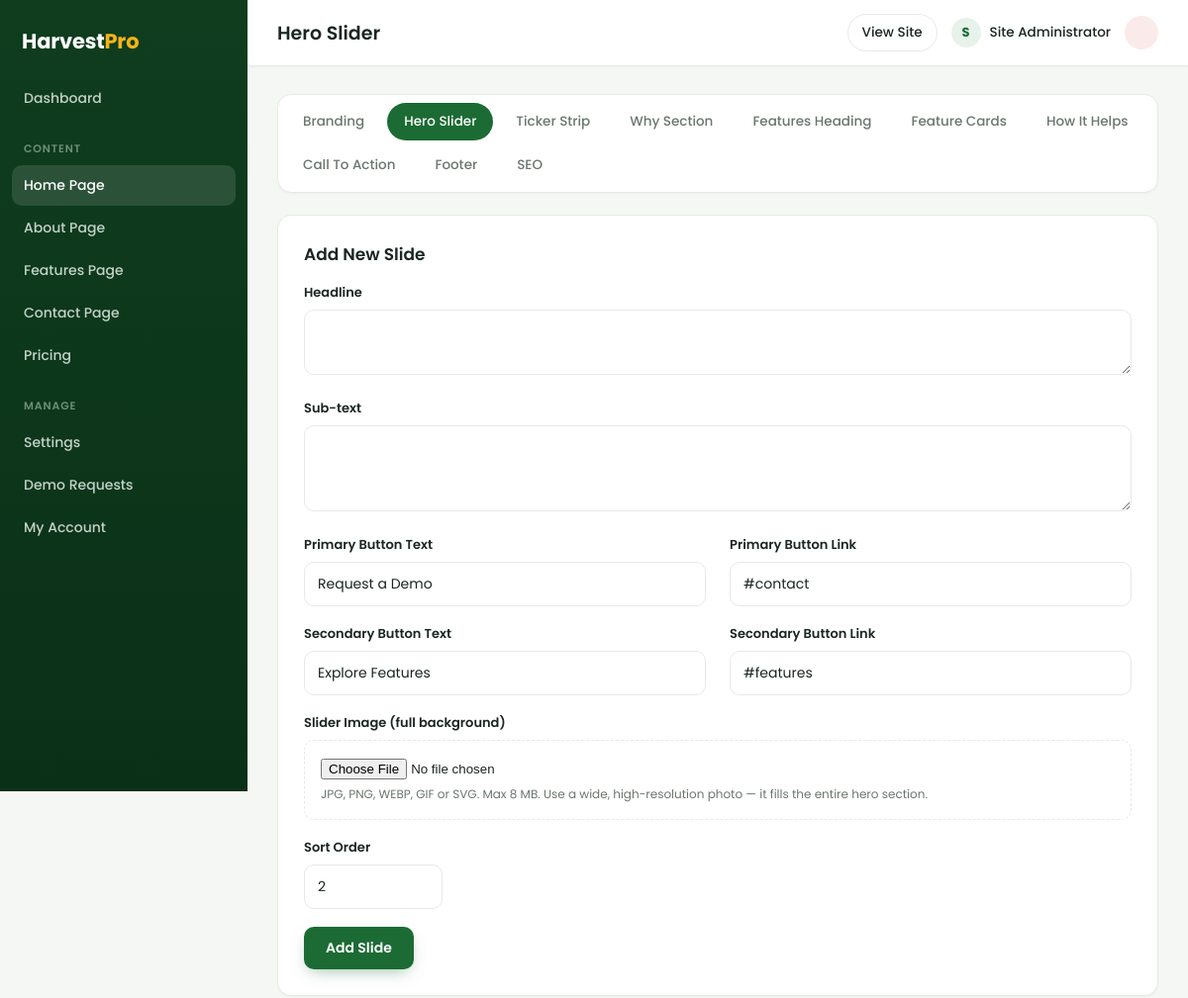
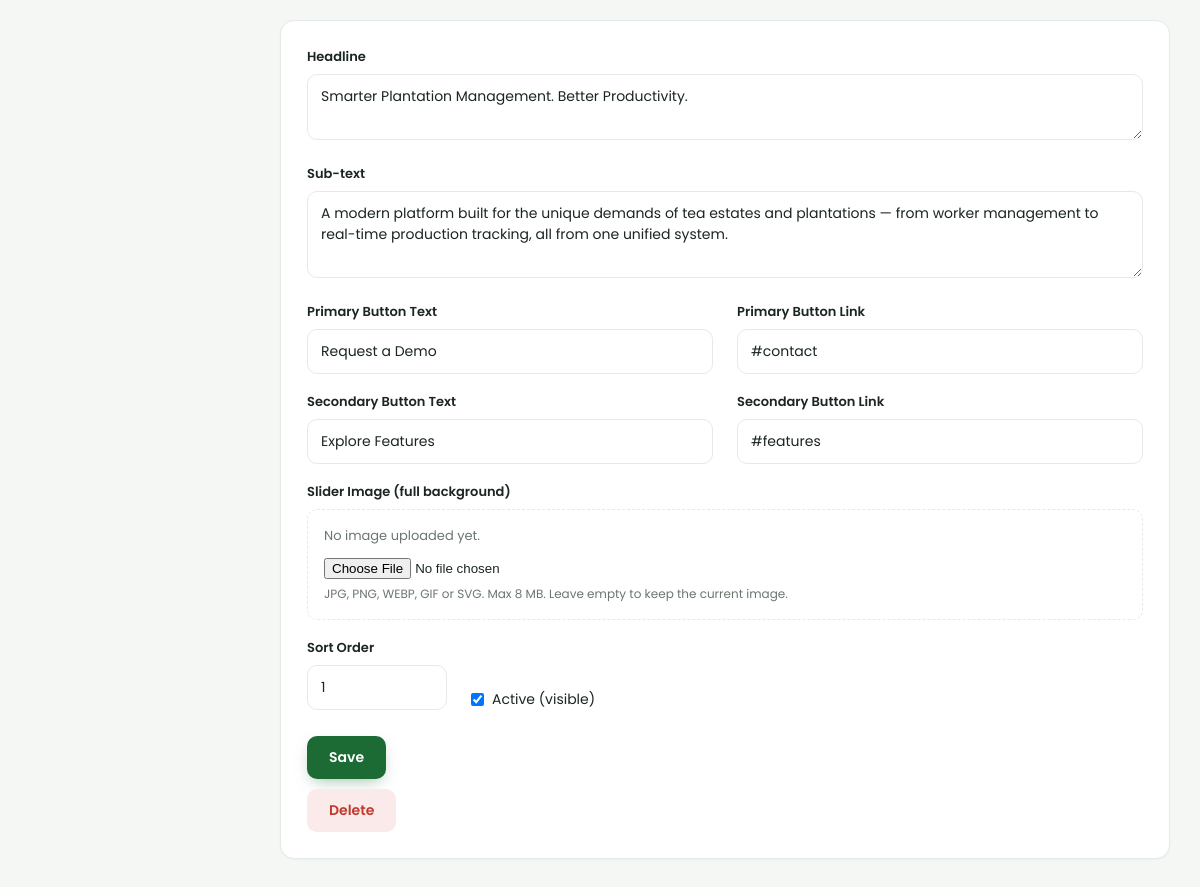
Page /admin/hero-slides.php (signed in) on the committed database (2 pictures, top to bottom).
### tables this page shows
CREATE TABLE IF NOT EXISTS `hero_slides` (
  `id` INT(11) NOT NULL AUTO_INCREMENT,
  `headline` VARCHAR(255) NOT NULL DEFAULT '',
  `subtext` TEXT DEFAULT NULL,
  `btn1_text` VARCHAR(100) DEFAULT NULL,
  `btn1_link` VARCHAR(255) DEFAULT NULL,
  `btn2_text` VARCHAR(100) DEFAULT NULL,
  `btn2_link` VARCHAR(255) DEFAULT NULL,
  `image` VARCHAR(255) DEFAULT NULL,
  `sort_order` INT(11) NOT NULL DEFAULT 0,
  `is_active` TINYINT(1) NOT NULL DEFAULT 1,
  PRIMARY KEY (`id`)
);

### includes/functions.php (called while the page is built, shortened)
<?php
function e(?string $value): string
{
    return htmlspecialchars((string)$value, ENT_QUOTES, 'UTF-8');
}
    ?>

### admin/auth.php (called while the page is built, shortened)
<?php
require_once dirname(__DIR__) . '/includes/functions.php';
function current_admin(): ?array
{
    global $pdo;
    $stmt = $pdo->prepare("SELECT * FROM admins WHERE id = ?");
    $stmt->execute([$_SESSION['admin_id']]);
    return $stmt->fetch() ?: null;
}

### admin/hero-slides.php (the view, shortened to what this page needs)
<?php
require_once __DIR__ . '/auth.php';
$slides = $pdo->query("SELECT * FROM hero_slides ORDER BY sort_order ASC, id ASC")->fetchAll();
$pageTitle = 'Hero Slider';
$page = 'hero_slides';
require __DIR__ . '/header.php';
require __DIR__ . '/homepage-tabs.php';
?>
<div class="a-card">
  <h2 class="a-card-title">Add New Slide</h2>
  <form method="post" enctype="multipart/form-data">
    <div class="a-field"><label>Headline</label><textarea name="headline" rows="2" required></textarea></div>
    <div class="a-field"><label>Sub-text</label><textarea name="subtext" rows="3"></textarea></div>
    <div class="a-row">
      <div class="a-field" style="flex:1"><label>Primary Button Text</label><input type="text" name="btn1_text" value="Request a Demo"></div>
      <div class="a-field" style="flex:1"><label>Primary Button Link</label><input type="text" name="btn1_link" value="#contact"></div>
    </div>
    <div class="a-row">
      <div class="a-field" style="flex:1"><label>Secondary Button Text</label><input type="text" name="btn2_text" value="Explore Features"></div>
      <div class="a-field" style="flex:1"><label>Secondary Button Link</label><input type="text" name="btn2_link" value="#features"></div>
    </div>
    <div class="a-field">
      <label>Slider Image (full background)</label>
      <div class="a-image-field">
        <input type="file" name="image" accept="image/*">
        <small class="a-help">JPG, PNG, WEBP, GIF or SVG. Max 8 MB. Use a wide, high-resolution photo — it fills the entire hero section.</small>
      </div>
    </div>
    <div class="a-field" style="max-width:140px"><label>Sort Order</label><input type="number" name="sort_order" value="<?= count($slides)+1 ?>"></div>
    <button class="a-btn a-btn-primary"><?= admin_icon('plus', 16) ?> Add Slide</button>
  </form>
</div>
<?php foreach ($slides as $s): ?>
  <div class="a-card">
    <form method="post" enctype="multipart/form-data">
      <div class="a-field"><label>Headline</label><textarea name="headline" rows="2" required><?= e($s['headline']) ?></textarea></div>
      <div class="a-field"><label>Sub-text</label><textarea name="subtext" rows="3"><?= e($s['subtext']) ?></textarea></div>
      <div class="a-row">
        <div class="a-field" style="flex:1"><label>Primary Button Text</label><input type="text" name="btn1_text" value="<?= e($s['btn1_text']) ?>"></div>
        <div class="a-field" style="flex:1"><label>Primary Button Link</label><input type="text" name="btn1_link" value="<?= e($s['btn1_link']) ?>"></div>
      </div>
      <div class="a-row">
        <div class="a-field" style="flex:1"><label>Secondary Button Text</label><input type="text" name="btn2_text" value="<?= e($s['btn2_text']) ?>"></div>
        <div class="a-field" style="flex:1"><label>Secondary Button Link</label><input type="text" name="btn2_link" value="<?= e($s['btn2_link']) ?>"></div>
      </div>
      <div class="a-field">
        <label>Slider Image (full background)</label>
        <div class="a-image-field">
          <?php if ($s['image']): ?>
            <div class="a-thumb">
              <img src="<?= e(resolve_image_url($s['image'])) ?>" alt="">
              <label class="a-remove"><input type="checkbox" name="remove_image_<?= (int)$s['id'] ?>" value="1"> Remove</label>
            </div>
          <?php else: ?>
            <span class="a-noimg">No image uploaded yet.</span>
          <?php endif; ?>
          <input type="file" name="image_<?= (int)$s['id'] ?>" accept="image/*">
          <small class="a-help">JPG, PNG, WEBP, GIF or SVG. Max 8 MB. Leave empty to keep the current image.</small>
        </div>
      </div>
      <div class="a-row">
        <div class="a-field" style="max-width:140px"><label>Sort Order</label><input type="number" name="sort_order" value="<?= (int)$s['sort_order'] ?>"></div>
        <label class="a-check"><input type="checkbox" name="is_active" <?= $s['is_active']?'checked':'' ?>> Active (visible)</label>
      </div>
      <div class="a-actions">
        <button class="a-btn a-btn-primary" type="submit">Save</button>
      </div>
    </form>
    <form method="post" onsubmit="return confirm('Delete this slide?');" style="margin-top:10px">
      <button class="a-btn a-btn-danger" type="submit"><?= admin_icon('trash', 16) ?> Delete</button>
    </form>
  </div>
<?php endforeach; ?>
<?php require __DIR__ . '/footer.php'; ?>

### admin/header.php (shortened to what this page needs)
<?php
require_once __DIR__ . '/auth.php';
$admin = current_admin();
$page  = $page ?? '';
?>
<!DOCTYPE html>
<html lang="en">
<head>
<link rel="stylesheet" href="assets/admin.css">
</head>
<body>
<div class="a-layout">
  <aside class="a-sidebar" id="aSidebar">
    <div class="a-logo">Harvest<span>Pro</span></div>
    <nav class="a-nav">
      <a href="index.php" class="<?= $page==='dashboard'?'active':'' ?>"><?= admin_icon('dashboard') ?> Dashboard</a>
      <p class="a-nav-label">Content</p>
      <a href="section.php?g=branding" class="<?= in_array($page, HOMEPAGE_TABS, true)?'active':'' ?>"><?= admin_icon('home') ?> Home Page</a>
      <a href="section.php?g=about_banner" class="<?= in_array($page, ABOUT_TABS, true)?'active':'' ?>"><?= admin_icon('info') ?> About Page</a>
      <a href="section.php?g=features_banner" class="<?= in_array($page, FEATURES_PAGE_TABS, true)?'active':'' ?>"><?= admin_icon('layers') ?> Features Page</a>
      <a href="section.php?g=contact_banner" class="<?= in_array($page, CONTACT_TABS, true)?'active':'' ?>"><?= admin_icon('pin') ?> Contact Page</a>
      <a href="price.php" class="<?= $page==='price'?'active':'' ?>"><?= admin_icon('tag') ?> Pricing</a>
      <p class="a-nav-label">Manage</p>
      <a href="settings.php" class="<?= $page==='settings'?'active':'' ?>"><?= admin_icon('settings') ?> Settings</a>
      <a href="requests.php" class="<?= $page==='requests'?'active':'' ?>"><?= admin_icon('inbox') ?> Demo Requests</a>
      <a href="account.php" class="<?= $page==='account'?'active':'' ?>"><?= admin_icon('user') ?> My Account</a>
    </nav>
  </aside>
  <div class="a-main">
    <header class="a-topbar">
      <h1><?= e($pageTitle ?? 'Dashboard') ?></h1>
      <div class="a-top-right">
        <a href="../" target="_blank" class="a-view-site"><?= admin_icon('external', 16) ?> View Site</a>
        <span class="a-user-chip">
          <span class="a-user-avatar"><?= e(strtoupper(substr($admin['full_name'] ?: $admin['username'], 0, 1))) ?></span>
          <span class="a-user"><?= e($admin['full_name'] ?: $admin['username']) ?></span>
        </span>
        <a href="logout.php" class="a-logout"><?= admin_icon('logout', 16) ?></a>
      </div>
    </header>
    <main class="a-content">

### admin/homepage-tabs.php
<?php
$homepageTabs = [
    ['key' => 'branding',      'label' => 'Branding',         'href' => 'section.php?g=branding'],
    ['key' => 'hero_slides',   'label' => 'Hero Slider',      'href' => 'hero-slides.php'],
    ['key' => 'ticker',        'label' => 'Ticker Strip',     'href' => 'section.php?g=ticker'],
    ['key' => 'why',           'label' => 'Why Section',      'href' => 'section.php?g=why'],
    ['key' => 'features_head', 'label' => 'Features Heading', 'href' => 'section.php?g=features'],
    ['key' => 'features',      'label' => 'Feature Cards',    'href' => 'features.php'],
    ['key' => 'how',           'label' => 'How It Helps',     'href' => 'section.php?g=how'],
    ['key' => 'cta',           'label' => 'Call To Action',   'href' => 'section.php?g=cta'],
    ['key' => 'footer',        'label' => 'Footer',           'href' => 'section.php?g=footer'],
    ['key' => 'home_seo',      'label' => 'SEO',              'href' => 'section.php?g=home_seo'],
];
?>
<nav class="a-hometabs">
  <?php foreach ($homepageTabs as $t): ?>
    <a href="<?= e($t['href']) ?>" class="<?= $page === $t['key'] ? 'active' : '' ?>"><?= e($t['label']) ?></a>
  <?php endforeach; ?>
</nav>

### admin/footer.php (shortened to what this page needs)
    </main>
  </div>
</div>
</body>
</html>

### rows in the picture
hero_slides: headline "Smarter Plantation Management. Better Productivity.", subtext "A modern platform built for the unique demands of tea estates and plantations — from worker management to real-time production tracking, all from one unified system.", btn1_text "Request a Demo", btn1_link "#contact", btn2_text "Explore Features", btn2_link "#features", image "No image uploaded yet.", sort_order "1", is_active "☑"

### other values in the picture
$pageTitle "Hero Slider"
substr($admin['full_name'] ?: $admin['username'], 0, 1) "S"
$admin['full_name'] ?: $admin['username'] "Site Administrator"
$t['label'] "Branding"
$t['label'] "Hero Slider"
$t['label'] "Ticker Strip"
$t['label'] "Why Section"
$t['label'] "Features Heading"
$t['label'] "Feature Cards"
$t['label'] "How It Helps"
$t['label'] "Call To Action"
$t['label'] "Footer"
$t['label'] "SEO"
